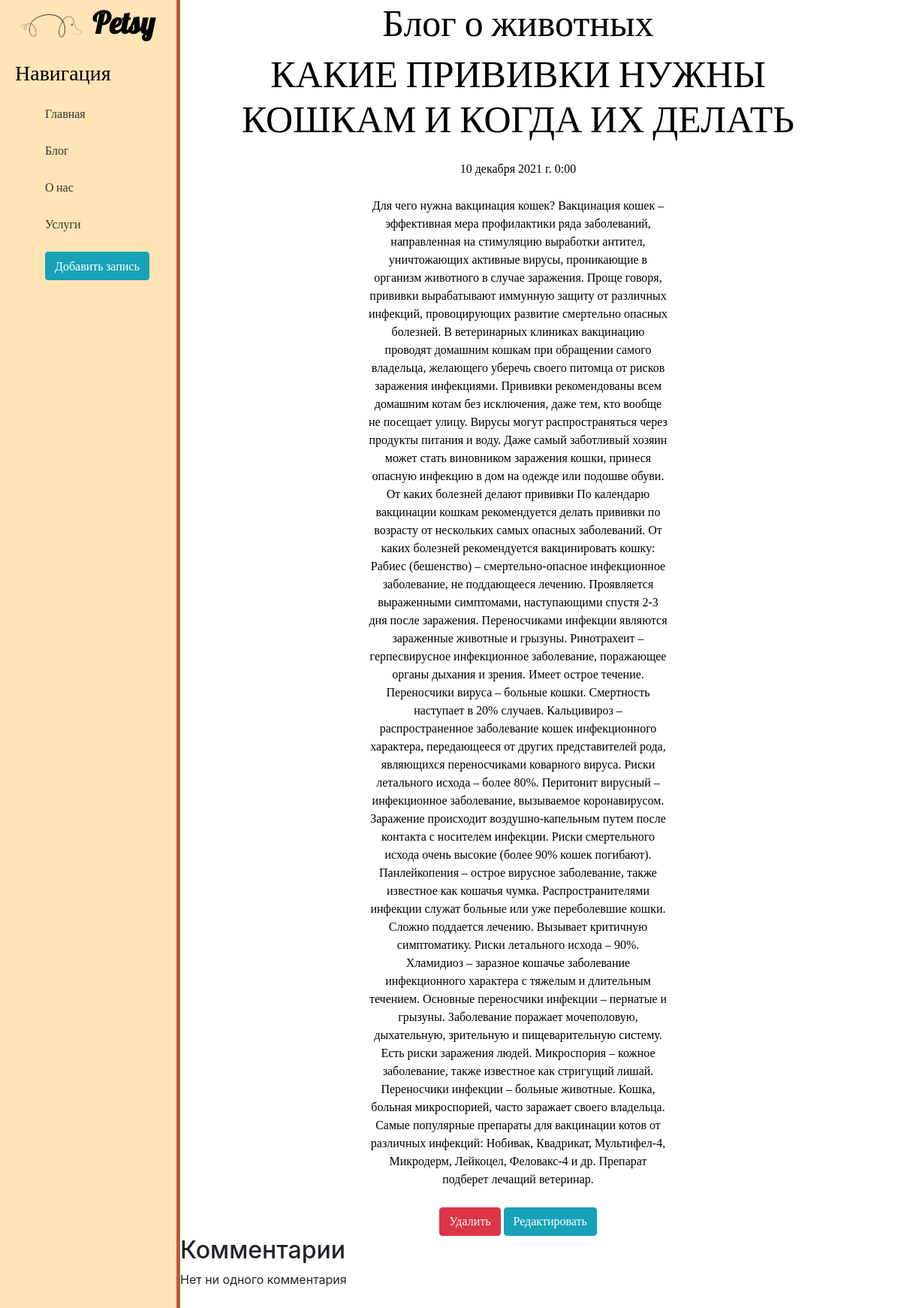
The app's page /blog/4 with its own data.
### blog/models.py (models this page shows, shortened)
class Article(models.Model):
    title = models.CharField('Название статьи', max_length=100)
    anons = models.CharField('Анонс', max_length=250)
    full_text = models.TextField('Статья')
    date = models.DateTimeField('Дата публикации')
    class Meta:
        verbose_name = 'Статья'
        verbose_name_plural = 'Статьи'

### blog/views.py (the view)
# urls.py: path('<int:pk>', views.BlogDetailView.as_view(), name='blog-detail'),
class BlogDetailView(DetailView):
    model = Article
    template_name = 'blog/detail_view.html'
    context_object_name = 'article'

### blog/templates/blog/detail_view.html (shortened to what this page needs)
{% extends 'main/layout.html' %}
{% block content %}
    <div class="features">
        <h1>Блог о животных</h1>
        <h1>{{ article.title }}</h1>
        <p>{{ article.date }}</p>
        <p>{{ article.full_text }}</p>
        <a href="{% url 'blog-delete' article.id %}" class="btn btn-danger">Удалить</a>
        <a href="{% url 'blog-update' article.id %}" class="btn btn-info">Редактировать</a>
    </div>
{% with comments.count as total_comments %}
    <h2>
        {{ total_comments }}Комментарии{{ total_comments|pluralize }}
    </h2>
{% endwith %}
{% for comment in comments %}
    <div class="comment">
        <p class="info">
            Comment {{ forloop.counter }} by {{ comment.name }}
            {{ comment.created }}
        </p>
        {{ comment.body|linebreaks }}
    </div>
{% empty %}
    <p>Нет ни одного комментария</p>
{% endfor %}
{% endblock %}

### main/static/main/css/main.css (style rules this page uses)
body { background: #FFEEDB; color: #000000; }
main .features { font-family: 'Rajdhani'; float: left; color: #000000; margin-top 100px; text-align: center; width: 75% }
main .features h1 { font-size: 50px; font-family: 'Lobster'; }
main .features p { max-width: 400px; margin: 25px auto }

### records on screen
Article: title "КАКИЕ ПРИВИВКИ НУЖНЫ КОШКАМ И КОГДА ИХ ДЕЛАТЬ", date "10 декабря 2021 г. 0:00", full_text "Для чего нужна вакцинация кошек? Вакцинация кошек – эффективная мера профилактики ряда заболеваний, направленная на стимуляцию выработки антител, уничтожающих активные вирусы, проникающие в организм животного в случае заражения. Проще говоря, прививки вырабатывают иммунную защиту от различных инфекций, провоцирующих развитие смертельно опасных болезней. В ветеринарных клиниках вакцинацию проводят домашним кошкам при обращении самого владельца, желающего уберечь своего питомца от рисков заражения инфекциями. Прививки рекомендованы всем домашним котам без исключения, даже тем, кто вообще не посещает улицу. Вирусы могут распространяться через продукты питания и воду. Даже самый заботливый…"
